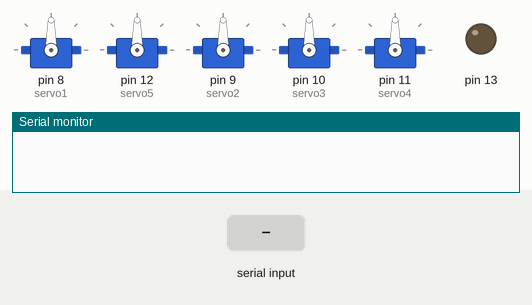
A sketch run on a simulated Arduino Uno, built with avr-gcc and run on an emulated ATmega328P. On the bench: 5 × servo, output pins drawn as LEDs (lit = HIGH), the last lines printed to the serial monitor. The inputs (shaded band) are chosen by the test bench.

Above: at 1.2 s.
1.3 s: "A,45\n" received over Serial
At 2.5 s:
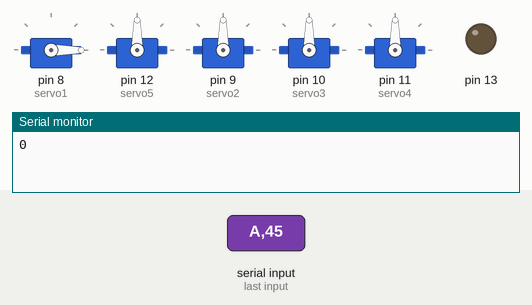
2.8 s: "B,45\n" received over Serial
At 3.6 s:
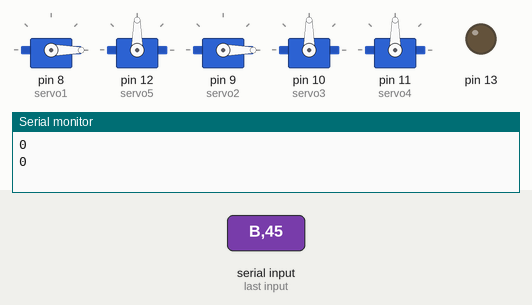
4.3 s: "A90\n" received over Serial
At 4.7 s:
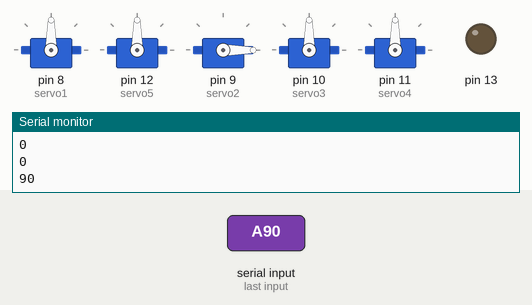
5.8 s: "C,45\n" received over Serial
At 7.0 s:
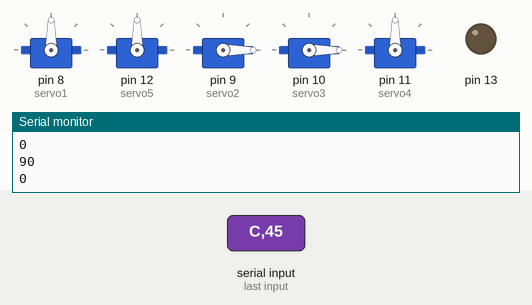
7.3 s: "B90\n" received over Serial
At 8.2 s:
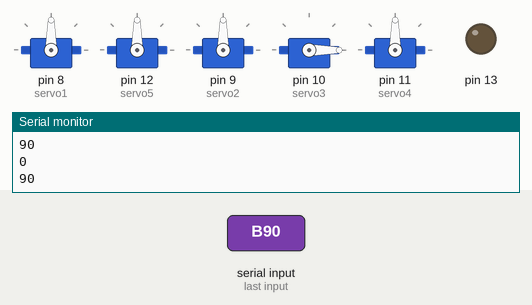
8.8 s: "D,45\n" received over Serial
At 9.4 s:
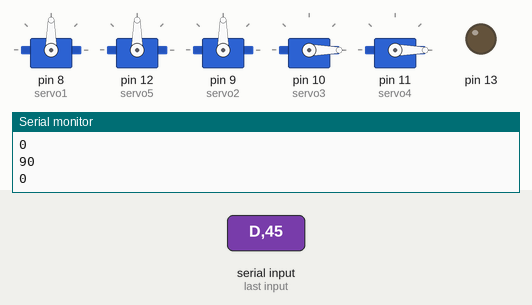
Timing chart, 0 to 11.3 s (numbered marks = the images above; inputs shaded):
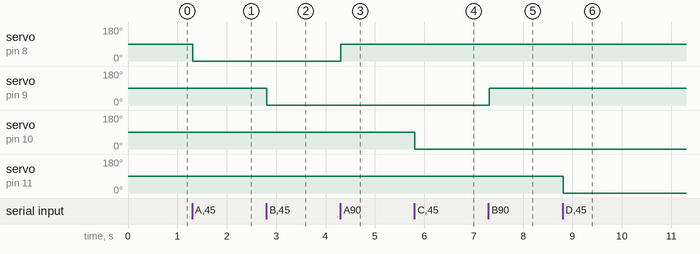

The sketch:

Codigo_Brazo_Robotico_Bluetooth_v1.0_FABRI_creator.ino
```cpp
#include <Servo.h>
Servo servo1;
Servo servo2;
Servo servo3;
Servo servo4;
Servo servo5;
char a;
String readString;
void setup() {
 pinMode(13,OUTPUT);
 servo1.attach(8);  //PINZA
 servo5.attach(12); //MUÑECA
 servo2.attach(9);  //ANTEBRAZO
 servo3.attach(10); //BRAZO
 servo4.attach(11); //BASE (Hay que cambiarlo a un NEMA)
 Serial.begin(9600);
servo1.write(90);   //servo1.write(90);
servo2.write(90);  //servo2.write(100);
servo3.write(90);  //servo3.write(164);
servo4.write(90);   //servo4.write(90);
servo5.write(90);   //servo5.write(90);
delay(10);
}
void loop() {
if (Serial.available()) {
 a = Serial.read();

 if(a=='A'){
 motor1();
 }

 if(a=='B'){
 motor2();
 }

 if(a=='C'){
 motor3();
 }
 if(a=='D'){
 motor4();
 }
 if(a=='E'){
 digitalWrite(13,HIGH);
 delay(10);
 }
 if(a=='F'){
 digitalWrite(13,LOW);
 delay(10);
 }
 if(a=='G'){
 motor5();
 }
 }
}

void motor1(){
 delay(10);
 while (Serial.available()) {

 char b = Serial.read();
 readString += b;
 }
 if (readString.length() >0) {
 Serial.println(readString.toInt());
 servo1.write(readString.toInt());
 readString=""; // Clear string
 }
}
void motor2(){
 delay(10);
 while (Serial.available()) {
 char b = Serial.read();
 readString += b;
 }
 if (readString.length() >0) {
 Serial.println(readString.toInt());
 servo2.write(readString.toInt());
 readString="";
 }
}
void motor3(){
 delay(10);
 while (Serial.available()) {
 char b = Serial.read();
 readString += b;
 }
 if (readString.length() >0) {
 Serial.println(readString.toInt());
 servo3.write(readString.toInt());
 readString="";
 }
}
void motor4(){
 delay(10);
 while (Serial.available()) {
 char b = Serial.read();
 readString += b;
 }
 if (readString.length() >0) {
 Serial.println(readString.toInt());
 servo4.write(readString.toInt());
 readString="";
 }
}
void motor5(){
 delay(10);
 while (Serial.available()) {
 char b = Serial.read();
 readString += b;
 }
 if (readString.length() >0) {
 Serial.println(readString.toInt());
 servo5.write(readString.toInt());
 readString="";
 }
}
```

Measured:
- after the input at 1.3 s, servo on pin 8 (servo1): 90° → 0° at once
- after the input at 2.8 s, servo on pin 9 (servo2): 90° → 0° at once
- after the input at 4.3 s, servo on pin 8 (servo1): 0° → 90° at once
- after the input at 5.8 s, servo on pin 10 (servo3): 90° → 0° at once
- after the input at 7.3 s, servo on pin 9 (servo2): 0° → 90° at once
- after the input at 8.8 s, servo on pin 11 (servo4): 90° → 0° at once
